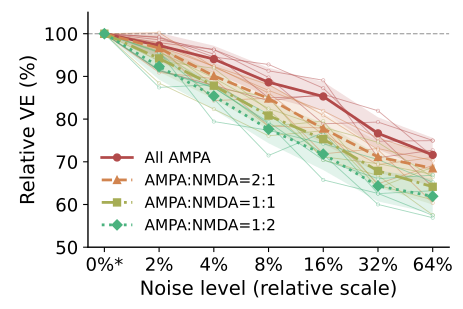

Source code (Python):
import csv
import os
from pathlib import Path

import matplotlib
matplotlib.use("Agg")
import matplotlib.pyplot as plt
import numpy as np
import torch
from torch import nn

FIGURE = 'Figure3_c1'
AXIS = 'c'
LEVELS = [('noise_0pct', '0%'), ('noise_2pct', '2%'), ('noise_4pct', '4%'), ('noise_8pct', '8%'), ('noise_16pct', '16%'), ('noise_32pct', '32%'), ('noise_64pct', '64%')]
METRIC = 've'
X_LABEL = 'Noise level (relative scale)'
Y_LABEL = 'Relative VE (%)'
BASELINE = 'noise_0pct'
CASES = ("all_ampa", "ampa_nmda_2to1", "ampa_nmda_1to1", "ampa_nmda_1to2")
LABELS = ("All AMPA", "AMPA:NMDA=2:1", "AMPA:NMDA=1:1", "AMPA:NMDA=1:2")
COLORS = ("#B24A4A", "#D1844F", "#A6AD55", "#4AB27E")
MARKERS = ("o", "^", "s", "D")
STYLES = ("-", "--", "-.", ":")


class Bilinear(nn.Module):
    def __init__(self, device):
        super().__init__()
        self.weight = nn.Parameter(torch.zeros((1, 500, 500), device=device))
        self.register_buffer("bias", torch.zeros(1, device=device))

    def forward(self, x):
        return torch.einsum("...i,ij,...j->...", x, self.weight[0], x).unsqueeze(-1) + self.bias


class Model(nn.Module):
    def __init__(self, steps, device):
        super().__init__()
        self.steps = steps
        self.tau_rise = nn.Parameter(torch.zeros(500, device=device))
        self.tau_decay = nn.Parameter(torch.zeros(500, device=device))
        self.omega = nn.Parameter(torch.zeros(500, device=device))
        self.v_th = nn.Parameter(torch.zeros((), device=device))
        self.reset_amp = nn.Parameter(torch.zeros((), device=device))
        self.tau_reset = nn.Parameter(torch.zeros((), device=device))
        self.bilinear = Bilinear(device)
        self.kernel_fft = None
        self.reset_alpha = None
        self.reset_amplitude = None
        self.reset_powers = None

    def forward(self, x):
        full_length = 2 * self.steps - 1
        fft_size = 1 << (full_length - 1).bit_length()
        if self.kernel_fft is None:
            lag = (torch.arange(self.steps, dtype=self.omega.dtype, device=self.omega.device) - .5).clamp_min(0.)
            kernels = self.omega[:, None] * (1 - torch.exp(-lag[None] / self.tau_rise[:, None])) * torch.exp(-lag[None] / self.tau_decay[:, None])
            self.kernel_fft = torch.fft.rfft(kernels, n=fft_size, dim=1)
            tau = torch.clamp(torch.abs(self.tau_reset), min=1e-4).to(dtype=self.omega.dtype)
            self.reset_alpha = torch.exp(-torch.ones((), device=self.omega.device, dtype=self.omega.dtype) / tau)
            self.reset_amplitude = torch.abs(self.reset_amp).to(dtype=self.omega.dtype)
            self.reset_powers = self.reset_alpha.pow(torch.arange(self.steps, device=self.omega.device, dtype=self.omega.dtype))
        x_fft = torch.fft.rfft(x, n=fft_size, dim=2)
        filtered = torch.fft.irfft(x_fft * self.kernel_fft.unsqueeze(0), n=fft_size, dim=2)[..., :self.steps].permute(0, 2, 1)
        drive = (self.bilinear(filtered) + torch.sum(filtered, dim=2).unsqueeze(-1)).squeeze(-1)
        alpha, amplitude, powers = self.reset_alpha, self.reset_amplitude, self.reset_powers
        voltage = torch.empty_like(drive)
        reset = torch.zeros((), device=drive.device, dtype=drive.dtype)
        t = 0
        while t < self.steps:
            segment = drive[0, t:] + reset * powers[:self.steps - t]
            found = torch.nonzero(segment >= self.v_th, as_tuple=False)
            if found.numel() == 0:
                voltage[0, t:] = segment
                break
            offset = int(found[0, 0].item())
            voltage[0, t:t + offset + 1] = segment[:offset + 1]
            at_spike = reset * powers[offset]
            reset = alpha * at_spike - amplitude
            t += offset + 1
        return voltage


def spike_counts(truth, predicted):
    used = np.zeros(len(predicted), dtype=bool)
    matched = 0
    for spike in truth:
        possible = np.flatnonzero((~used) & (np.abs(predicted - spike) <= 10.))
        if len(possible):
            closest = possible[np.argmin(np.abs(predicted[possible] - spike))]
            used[closest] = True
            matched += 1
    return matched, int((~used).sum()), len(truth) - matched


def evaluate_group(folder, state, device):
    inputs = np.load(folder / "test_ip.npy", mmap_mode="r", allow_pickle=False)
    voltage = np.load(folder / "test_op.npy", mmap_mode="r", allow_pickle=False)
    spikes = np.load(folder / "test_spike_time.npy", allow_pickle=True)
    assert len(inputs) == len(voltage) == len(spikes) == 100 and inputs.shape[1] == 500
    assert voltage.shape[1] == inputs.shape[2]
    model = Model(inputs.shape[2], device)
    model.load_state_dict(state, strict=True)
    model.eval()
    assert torch.count_nonzero(torch.diagonal(model.bilinear.weight[0])).item() == 0
    threshold = float(model.v_th.detach().cpu())
    totals = np.zeros(9, dtype=np.float64)
    with torch.inference_mode():
        for i in range(100):
            x = torch.as_tensor(np.array(inputs[i:i + 1]), dtype=torch.float32, device=device)
            prediction = model(x).cpu().numpy()[0]
            target = np.asarray(voltage[i], dtype=np.float64)
            truth = np.asarray(spikes[i], dtype=np.float64).ravel()
            assert np.isfinite(target).all() and np.isfinite(truth).all()
            mask = np.ones(len(target), dtype=bool)
            for spike in truth:
                mask[max(0, int(np.floor(spike - 10))):min(len(mask), int(np.ceil(spike + 10)) + 1)] = False
            residual = (target - prediction)[mask]
            above = prediction >= threshold
            predicted = np.flatnonzero(above[1:] & ~above[:-1]) + 1
            if above[0]:
                predicted = np.r_[0, predicted]
            tp, fp, fn = spike_counts(truth, predicted)
            totals += np.array([len(residual), residual.sum(), residual @ residual,
                                len(target), target.sum(), target @ target, tp, fp, fn], dtype=np.float64)
    nr, sr, ssr, nt, st, sst, tp, fp, fn = totals
    ve = 1 - (ssr / nr - (sr / nr) ** 2) / (sst / nt - (st / nt) ** 2)
    f1 = 2 * tp / (2 * tp + fp + fn) if 2 * tp + fp + fn else 0.
    return np.array([ve, f1])




def write_table(path, columns, runs, means, stds):
    values = np.asarray(runs)
    if values.ndim != 2 or values.shape[0] != len(columns) or len(means) != len(columns) or len(stds) != len(columns):
        raise ValueError("Unexpected source table shape")
    path.parent.mkdir(parents=True, exist_ok=True)
    temporary = path.with_name(f".{path.name}.{os.getpid()}.tmp")
    try:
        with temporary.open("w", encoding="utf-8", newline="") as stream:
            writer = csv.writer(stream)
            writer.writerow(["run", *columns])
            for index in range(values.shape[1]):
                writer.writerow([f"run_{index + 1}", *values[:, index]])
            writer.writerow(["mean", *means])
            writer.writerow(["std", *stds])
        os.replace(temporary, path)
    finally:
        if temporary.exists():
            temporary.unlink()


def write_metrics_table(path, cases, levels, values, normalized):
    columns, runs, means, stds = [], [], [], []
    for case_index, case in enumerate(cases):
        for level_index, (level, _) in enumerate(levels):
            for metric_index, metric in enumerate(("VE", "F1")):
                raw = values[case_index, level_index, :, metric_index]
                relative = normalized[case_index, level_index, :, metric_index]
                columns.extend((f"{case}_{level}_{metric}_raw", f"{case}_{level}_{metric}_relative_percent"))
                runs.extend((raw, relative * 100.0))
                means.extend((raw.mean(), relative.mean() * 100.0))
                stds.extend((raw.std(ddof=0), relative.std(ddof=0) * 100.0))
    write_table(path, columns, runs, means, stds)


def main():
    torch.set_num_threads(2)
    torch.backends.cuda.matmul.allow_tf32 = False
    torch.backends.cudnn.allow_tf32 = False
    device = torch.device("cuda:0" if torch.cuda.is_available() else "cpu")
    root = Path(__file__).resolve().parents[3]
    data_root = root / "nc_final_data" / "Figure3" / f"Figure3_{AXIS}"
    result_root = root / "nc_final_source_data" / "Figure3" / f"Figure3_{AXIS}"
    baseline_index = [name for name, _ in LEVELS].index(BASELINE)
    values = np.empty((4, len(LEVELS), 5, 2), dtype=float)
    for case_index, case in enumerate(CASES):
        checkpoint = torch.load(data_root / case / "dbnn_checkpoint.pt", map_location="cpu", weights_only=True)
        assert list(checkpoint) == ["model_state"]
        for level_index, (level, _) in enumerate(LEVELS):
            for group_index in range(5):
                folder = data_root / case / level / f"group_{group_index + 1}"
                values[case_index, level_index, group_index] = evaluate_group(folder, checkpoint["model_state"], device)
    normalized = values / values[:, baseline_index:baseline_index + 1, :, :]
    metric_index = 0 if METRIC == "ve" else 1
    mean = normalized[:, :, :, metric_index].mean(axis=2) * 100.
    std = normalized[:, :, :, metric_index].std(axis=2, ddof=0) * 100.
    positions = np.arange(len(LEVELS), dtype=float)
    write_metrics_table(result_root / f"Figure3_{AXIS}.csv", CASES, LEVELS, values, normalized)
    plt.rcParams.update({"font.size": 13, "axes.labelsize": 14, "xtick.labelsize": 13,
                         "ytick.labelsize": 13, "legend.fontsize": 11, "axes.linewidth": 1.,
                         "pdf.fonttype": 42, "ps.fonttype": 42})
    fig, ax = plt.subplots(figsize=(333. / 72., 222. / 72.))
    for i in range(len(CASES)):
        ax.fill_between(positions, mean[i] - std[i], mean[i] + std[i], color=COLORS[i], alpha=.16, linewidth=0)
        for repeat in range(normalized.shape[2]):
            ax.plot(positions, normalized[i, :, repeat, metric_index] * 100., color=COLORS[i],
                    linewidth=.65, alpha=.48, marker="o", markersize=2.4,
                    markerfacecolor="white", markeredgewidth=.45, zorder=2)
        ax.plot(positions, mean[i], color=COLORS[i], marker=MARKERS[i], linestyle=STYLES[i],
                markersize=5, linewidth=2, label=LABELS[i], zorder=3)
    ticks = [label for _, label in LEVELS]
    ticks[baseline_index] += "*"
    ax.set_xticks(positions, ticks)
    ax.set_xlabel(X_LABEL)
    ax.set_ylabel(Y_LABEL)
    if AXIS == "a":
        ax.set_ylim(80., 102.)
        ax.set_yticks(np.arange(80., 101., 5.))
    else:
        combined = np.r_[np.ravel(mean - std), np.ravel(mean + std), 100.]
        lower = 5. * np.floor((float(combined.min()) - 3.) / 5.)
        upper = 5. * np.ceil((float(combined.max()) + 3.) / 5.)
        step = 5. if upper - lower <= 20. else 10.
        ax.set_ylim(lower, upper)
        ax.set_yticks(np.arange(step * np.ceil(lower / step), upper + .1 * step, step))
    ax.axhline(100., color="0.65", linestyle="--", linewidth=.9, zorder=0)
    ax.spines["top"].set_visible(False)
    ax.spines["right"].set_visible(False)
    ax.legend(frameon=False, fontsize=11, loc="best")
    fig.subplots_adjust(left=.19, right=.97, bottom=.28 if AXIS == "b" else .20, top=.96)
    fig.savefig(Path(__file__).with_suffix(".pdf"), format="pdf")
    plt.close(fig)


if __name__ == "__main__":
    main()
